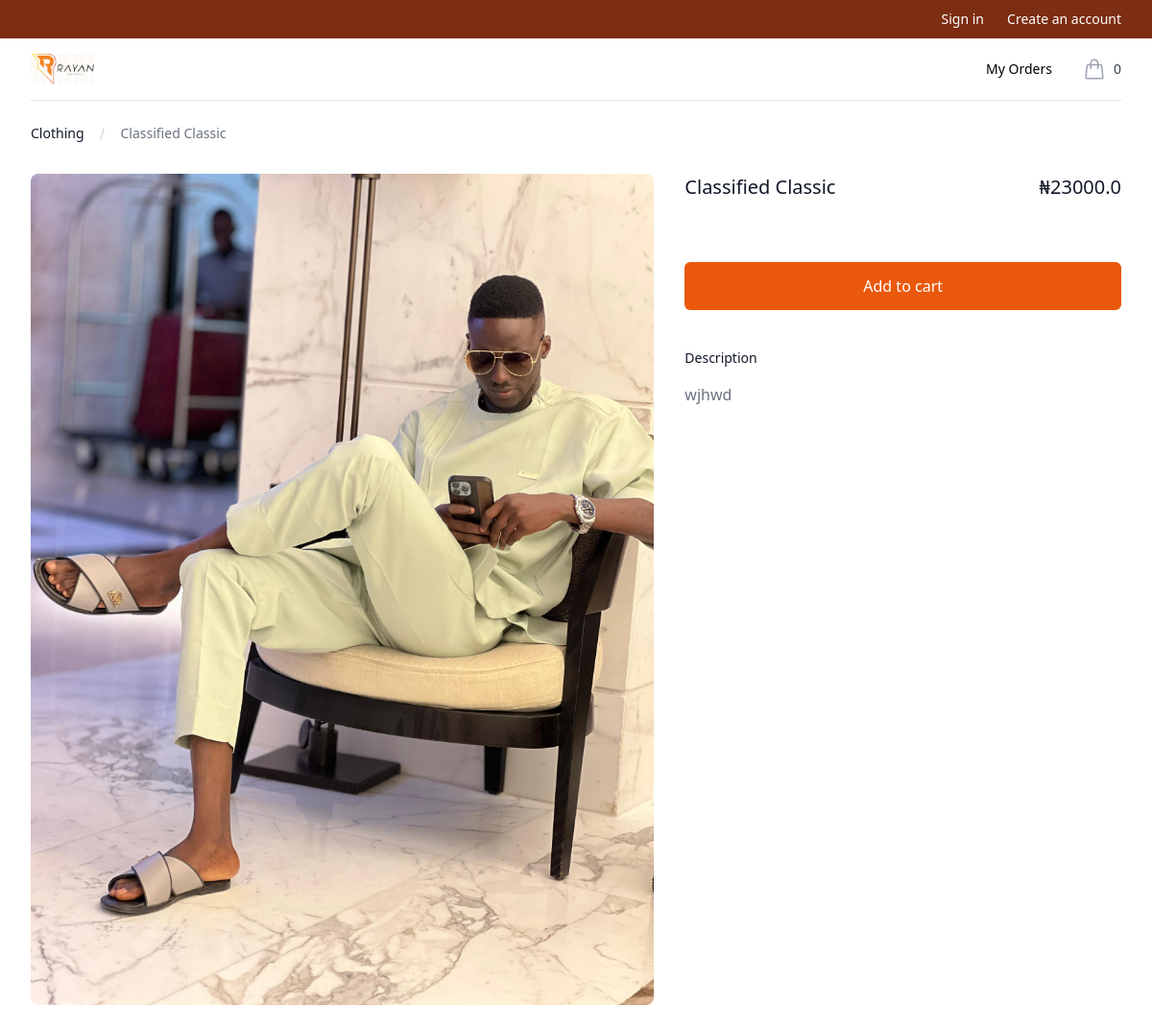
Screenshot of /product/classified-classic/ with the database file from the repository.
### store/models.py (models this page shows, shortened)
class Product(models.Model):
    name = models.CharField(max_length=255)  # Adjust max_length for better limits
    price = models.FloatField()
    digital = models.BooleanField(default=False, null=True, blank=False)
    image = models.ImageField(null=True, blank=True)
    description = models.TextField(null=True, blank=True)  # Description field added
    slug = models.SlugField(unique=True, blank=True, null=True)  # Slug field added
    @property
    def imageURL(self):
        try:
            url = self.image.url
        except:
            url = ''
        return url

### store/views.py (the view)
# urls.py: path('product/<slug:slug>/', views.product_detail, name='product_detail'),
@ non_driver_required
def product_detail(request, slug):
    product = get_object_or_404(Product, slug=slug)
    if request.user.is_authenticated:
        customer = request.user.customer
        order, created = Order.objects.get_or_create(customer=customer, complete=False)
        items = order.orderitem_set.all()
        cartItems = order.get_cart_items
    else:
        items = []
        order = {'get_cart_total': 0, 'get_cart_items': 0, 'shipping': False}
        cartItems = order['get_cart_items']
    return render(request, 'store/product_detail.html', {'product': product, 'cartItems': cartItems})

### store/decorator.py (called while the page is built)
def non_driver_required(view_func):
    @wraps(view_func)
    def _wrapped_view(request, *args, **kwargs):
        if request.user.is_authenticated:
            if hasattr(request.user, 'deliverydriver'):
                return redirect('all_deliveries')
        return view_func(request, *args, **kwargs)
    return _wrapped_view

### store/templates/store/product_detail.html (shortened to what this page needs)
{% extends 'store/base.html' %}
{% block content %}
<div class="bg-white">
    <div class="pb-16 pt-6 sm:pb-24">
      <nav aria-label="Breadcrumb" class="mx-auto max-w-7xl px-4 sm:px-6 lg:px-8">
        <ol role="list" class="flex items-center space-x-4">
          <li>
            <div class="flex items-center">
              <a href="#" class="mr-4 text-sm font-medium text-gray-900">Clothing</a>
              <svg viewBox="0 0 6 20" aria-hidden="true" class="h-5 w-auto text-gray-300">
                <path d="M4.878 4.34H3.551L.27 16.532h1.327l3.281-12.19z" fill="currentColor" />
              </svg>
            </div>
          </li>
          <li class="text-sm">
            <a href="#" aria-current="page" class="font-medium text-gray-500 hover:text-gray-600">{{product.name}}</a>
          </li>
        </ol>
      </nav>
      <div class="mx-auto mt-8 max-w-2xl px-4 sm:px-6 lg:max-w-7xl lg:px-8">
        <div class="lg:grid lg:auto-rows-min lg:grid-cols-12 lg:gap-x-8">
          <div class="lg:col-span-5 lg:col-start-8">
            <div class="flex justify-between">
              <h1 class="text-xl font-medium text-gray-900">{{product.name}}</h1>
              <p class="text-xl font-medium text-gray-900">&#8358;{{product.price}}</p>
            </div>
          </div>
          <div class="mt-8 lg:col-span-7 lg:col-start-1 lg:row-span-3 lg:row-start-1 lg:mt-0">
            <div class="grid grid-cols-1 lg:grid-cols-1 lg:grid-rows-1 lg:gap-8">
                <img src="{{product.imageURL}}" alt="Back of women&#039;s Basic Tee in black." class="rounded-lg lg:col-span-2 lg:row-span-2">
            </div>
          </div>
          <div class="mt-8 lg:col-span-5">
              <button data-product="{{product.id}}" data-action="add" class="update-cart mt-8 flex w-full items-center justify-center rounded-md border border-transparent bg-orange-600 px-8 py-3 text-base font-medium text-white hover:bg-orange-700 focus:outline-none focus:ring-2 focus:ring-orange-500 focus:ring-offset-2">Add to cart</button>
            <div class="mt-10">
              <h2 class="text-sm font-medium text-gray-900">Description</h2>
              <div class="prose prose-sm mt-4 text-gray-500">
                <p>{{product.description}}</p>
              </div>
            </div>
          </div>
        </div>
      </div>
    </div>
  </div>
{% endblock %}

### rows the page displays
Product: name "Classified Classic", price "23000.0", imageURL (picture), description "wjhwd"

### other values shown
{{ cartItems }} "0"
